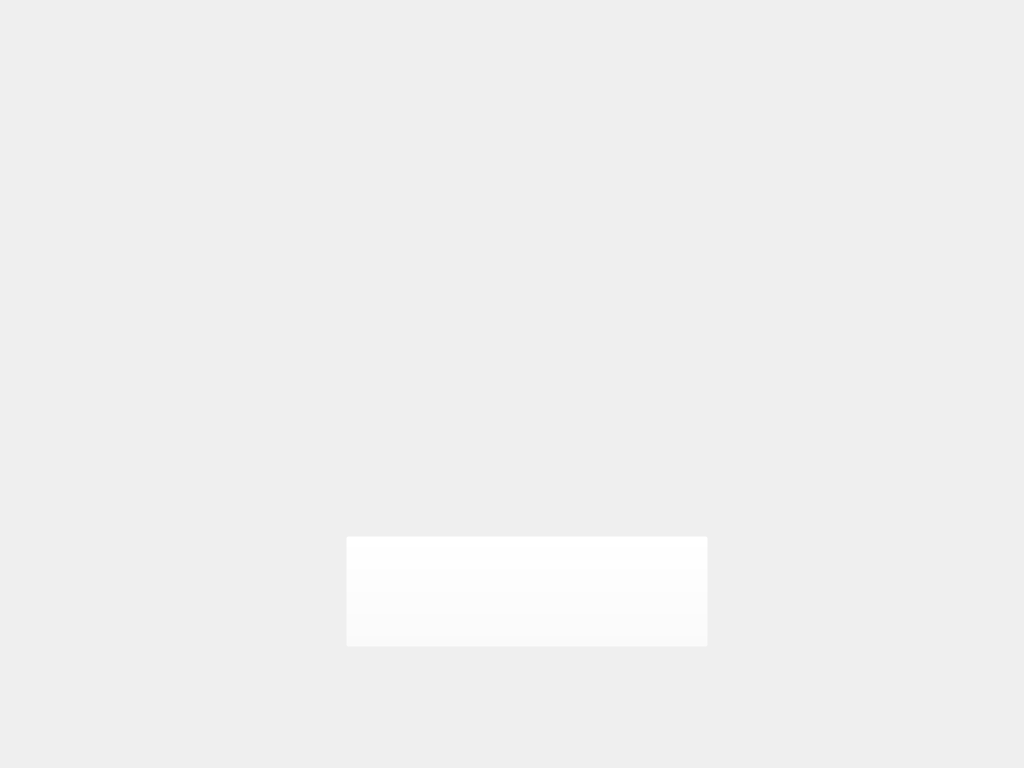
<?xml version="1.0" encoding="UTF-8"?>
<ui version="4.0">
 <class>PageEight</class>
 <widget class="QWidget" name="PageEight">
  <property name="geometry">
   <rect>
    <x>0</x>
    <y>0</y>
    <width>1024</width>
    <height>768</height>
   </rect>
  </property>
  <property name="windowTitle">
   <string>Form</string>
  </property>
  <widget class="QLabel" name="background">
   <property name="geometry">
    <rect>
     <x>0</x>
     <y>0</y>
     <width>1024</width>
     <height>768</height>
    </rect>
   </property>
   <property name="styleSheet">
    <string notr="true">background-image: url(:/images/bg_page_8.png);</string>
   </property>
   <property name="text">
    <string/>
   </property>
  </widget>
  <widget class="QPushButton" name="closeButton">
   <property name="geometry">
    <rect>
     <x>346</x>
     <y>536</y>
     <width>362</width>
     <height>111</height>
    </rect>
   </property>
   <property name="styleSheet">
    <string notr="true">background-image: url(:/images/bg_close_button.png);
background-color: rgba(255, 255, 255, 0);</string>
   </property>
   <property name="text">
    <string/>
   </property>
  </widget>
 </widget>
 <resources/>
 <connections/>
</ui>
